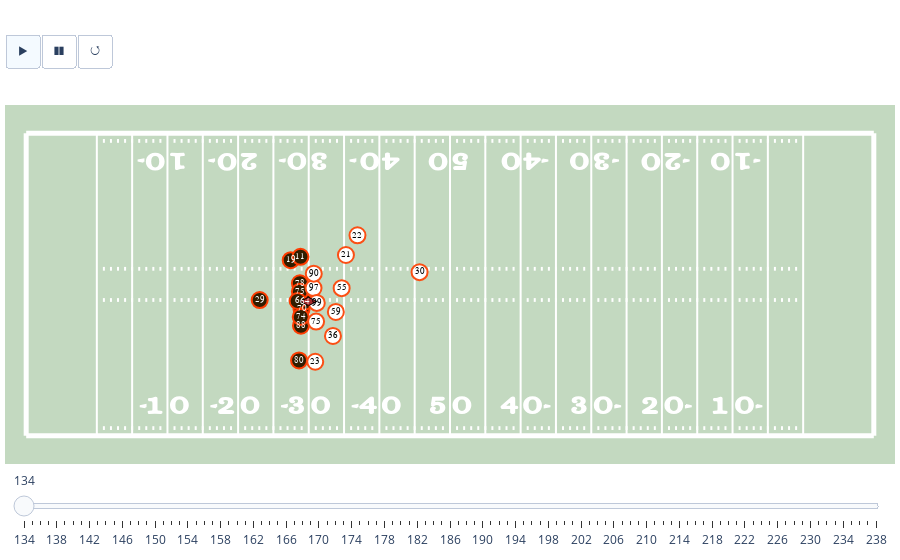

Notebook source saved alongside this figure:
### Markdown cell above
Creating an animation is no harder than making a static plot. Just use the `animate_positions` function and supply a frame argument

### Code cell
fig = plotting.animate_positions(
    player_tracking_data, "x", "y", "frame",
    uniform_number="jerseyNumber",
    home_away_identifier="homeTeamFlag",
    hover_text="displayName",
    ball_identifier="is_ball",
    team_abbreviations="teamAbbr"
)
fig.show()
